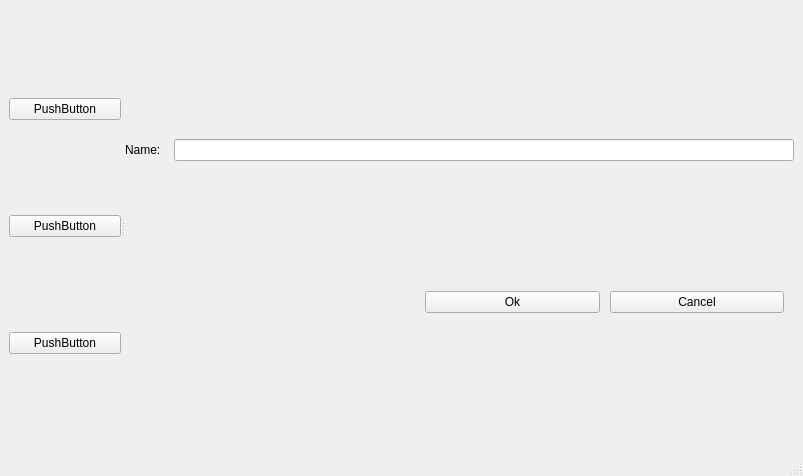
<?xml version="1.0" encoding="UTF-8"?>
<ui version="4.0">
 <class>MainWindow</class>
 <widget class="QMainWindow" name="MainWindow">
  <property name="geometry">
   <rect>
    <x>0</x>
    <y>0</y>
    <width>803</width>
    <height>476</height>
   </rect>
  </property>
  <property name="windowTitle">
   <string>MainWindow</string>
  </property>
  <widget class="QWidget" name="centralwidget">
   <layout class="QHBoxLayout" name="horizontalLayout_3">
    <item>
     <widget class="QSplitter" name="splitter">
      <property name="orientation">
       <enum>Qt::Horizontal</enum>
      </property>
      <widget class="QWidget" name="">
       <layout class="QVBoxLayout" name="verticalLayout_2">
        <item>
         <widget class="QPushButton" name="pushButton_3">
          <property name="text">
           <string>PushButton</string>
          </property>
         </widget>
        </item>
        <item>
         <widget class="QPushButton" name="pushButton_4">
          <property name="text">
           <string>PushButton</string>
          </property>
         </widget>
        </item>
        <item>
         <widget class="QPushButton" name="pushButton_5">
          <property name="text">
           <string>PushButton</string>
          </property>
         </widget>
        </item>
       </layout>
      </widget>
      <widget class="QWidget" name="">
       <layout class="QVBoxLayout" name="verticalLayout">
        <property name="spacing">
         <number>0</number>
        </property>
        <item>
         <layout class="QHBoxLayout" name="horizontalLayout">
          <property name="spacing">
           <number>10</number>
          </property>
          <property name="sizeConstraint">
           <enum>QLayout::SetDefaultConstraint</enum>
          </property>
          <item>
           <widget class="QLabel" name="label">
            <property name="text">
             <string>Name: </string>
            </property>
            <property name="buddy">
             <cstring>lineEdit</cstring>
            </property>
           </widget>
          </item>
          <item>
           <widget class="QLineEdit" name="lineEdit"/>
          </item>
         </layout>
        </item>
        <item>
         <layout class="QHBoxLayout" name="horizontalLayout_2">
          <property name="spacing">
           <number>10</number>
          </property>
          <property name="leftMargin">
           <number>0</number>
          </property>
          <property name="rightMargin">
           <number>10</number>
          </property>
          <item>
           <spacer name="horizontalSpacer">
            <property name="orientation">
             <enum>Qt::Horizontal</enum>
            </property>
            <property name="sizeType">
             <enum>QSizePolicy::Fixed</enum>
            </property>
            <property name="sizeHint" stdset="0">
             <size>
              <width>300</width>
              <height>20</height>
             </size>
            </property>
           </spacer>
          </item>
          <item>
           <widget class="QPushButton" name="pushButton">
            <property name="text">
             <string>Ok</string>
            </property>
           </widget>
          </item>
          <item>
           <widget class="QPushButton" name="pushButton_2">
            <property name="text">
             <string>Cancel</string>
            </property>
           </widget>
          </item>
         </layout>
        </item>
       </layout>
      </widget>
     </widget>
    </item>
   </layout>
  </widget>
  <widget class="QMenuBar" name="menubar">
   <property name="geometry">
    <rect>
     <x>0</x>
     <y>0</y>
     <width>803</width>
     <height>25</height>
    </rect>
   </property>
  </widget>
  <widget class="QStatusBar" name="statusbar"/>
 </widget>
 <resources/>
 <connections/>
</ui>
